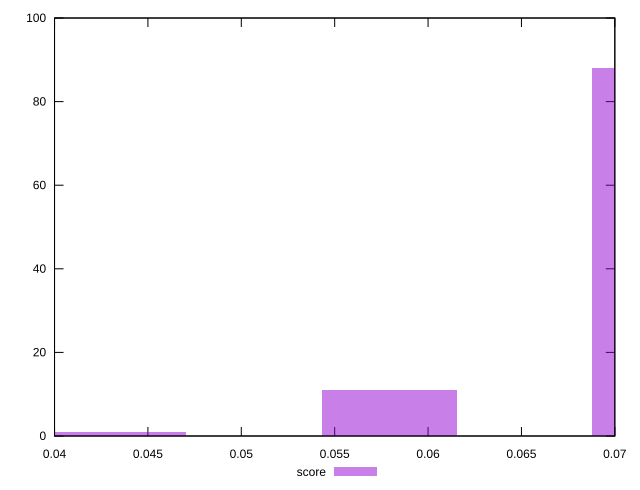

Recreate this plot in gnuplot.
reset

$score <<EOF
0.043441066179824295 1
0.07240177696637382 88
0.057921421573099055 11
EOF

set key outside below
set boxwidth 0.007240177696637382
set xrange [0.04:0.07]
set yrange [0:100]
set trange [0:100]
set style fill transparent solid 0.5 noborder
set terminal svg size 640, 490 enhanced background rgb 'white'
set output "report_00026_2021-02-22T21:38:55.199Z/largest-contentful-paint/samples/pages+cached+noadtech+nomedia/score/histogram.svg"

plot $score title "score" with boxes

reset
